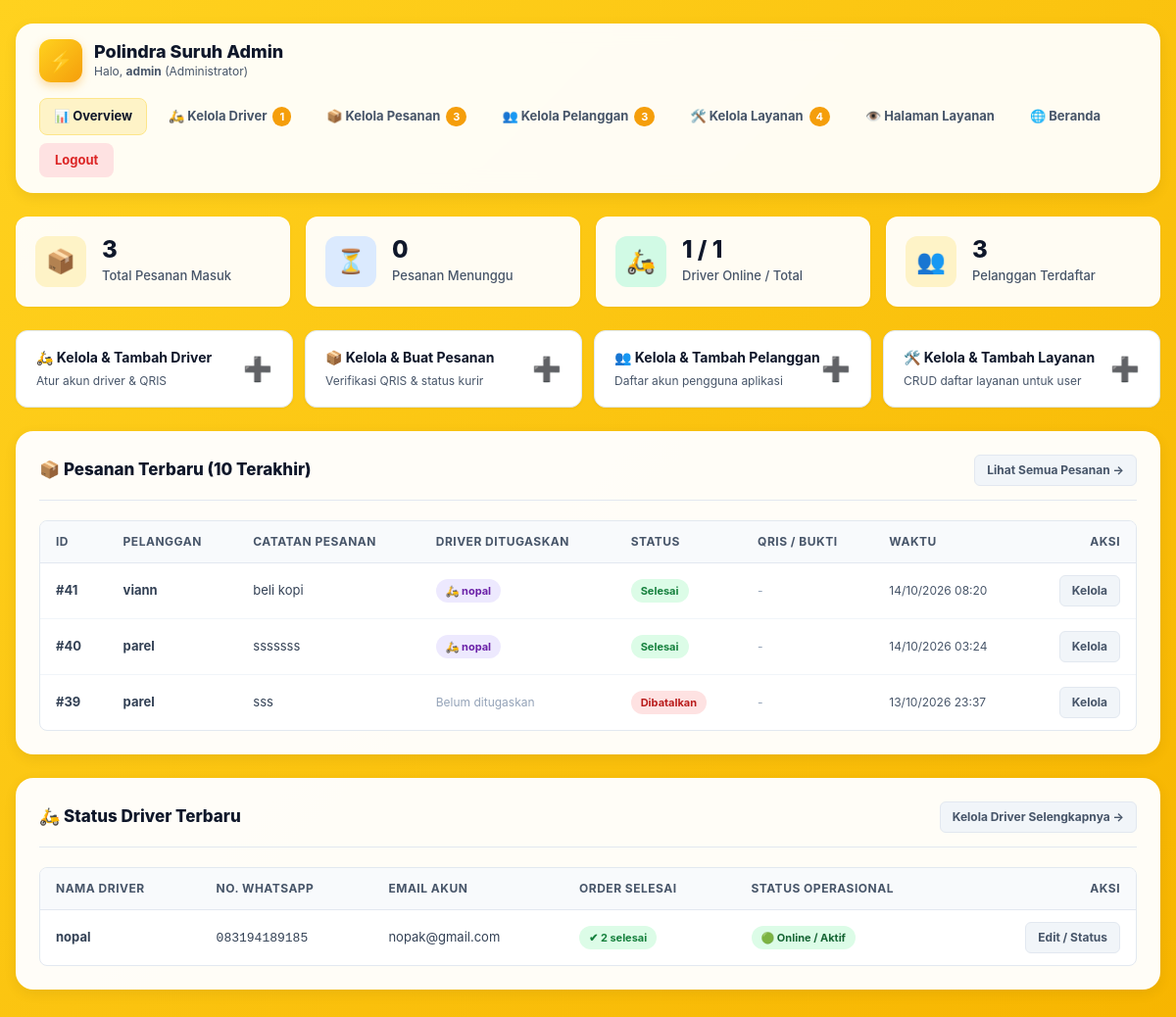
/admin/index.php (signed in), run on the app's committed database.
### tables this page shows
CREATE TABLE `pesanan` (
  `id` int NOT NULL,
  `user_id` int NOT NULL,
  `layanan` varchar(100) NOT NULL,
  `alamat` text NOT NULL,
  `origin_location` text,
  `origin_lat` decimal(10,8) DEFAULT NULL,
  `origin_lng` decimal(11,8) DEFAULT NULL,
  `destination_location` text,
  `destination_lat` decimal(10,8) DEFAULT NULL,
  `destination_lng` decimal(11,8) DEFAULT NULL,
  `distance_km` decimal(5,2) DEFAULT '0.00',
  `total_harga` decimal(10,2) DEFAULT '0.00',
  `snap_token` varchar(255) DEFAULT NULL,
  `payment_status` enum('pending','paid','failed','cod') NOT NULL DEFAULT 'pending',
  `catatan` text,
  `metode_bayar` enum('qris','cash') NOT NULL DEFAULT 'qris',
  `bukti_bayar` varchar(255) DEFAULT NULL,
  `qris_diverifikasi` tinyint(1) NOT NULL DEFAULT '0',
  `alasan_tolak_bayar` varchar(255) DEFAULT NULL,
  `waktu_bayar` datetime DEFAULT NULL,
  `status` enum('Menunggu','Menunggu Driver','Menunggu Persetujuan Driver','Menunggu Pembayaran','Diproses','Dalam Perjalanan','Selesai','Dibatalkan') NOT NULL DEFAULT 'Menunggu Driver',
  `created_at` timestamp NULL DEFAULT CURRENT_TIMESTAMP,
  `driver_id` int DEFAULT NULL
);

CREATE TABLE `users` (
  `id` int NOT NULL,
  `nama` varchar(100) NOT NULL,
  `username` varchar(50) NOT NULL,
  `email` varchar(100) NOT NULL,
  `password` varchar(255) NOT NULL,
  `role` enum('user','driver','admin') NOT NULL DEFAULT 'user',
  `created_at` timestamp NULL DEFAULT CURRENT_TIMESTAMP,
  `status_aktif` tinyint(1) NOT NULL DEFAULT '0'
);

CREATE TABLE `drivers` (
  `id` int NOT NULL,
  `user_id` int NOT NULL,
  `nama_driver` varchar(100) NOT NULL,
  `no_hp` varchar(20) DEFAULT NULL,
  `foto_qris` varchar(255) DEFAULT NULL,
  `status_aktif` tinyint(1) NOT NULL DEFAULT '0',
  `created_at` timestamp NULL DEFAULT CURRENT_TIMESTAMP
);

### admin/index.php (the view, shortened to what this page needs)
<?php
require_once '../koneksi.php';
$totalPesananAll      = (int) $pdo->query("SELECT COUNT(*) FROM pesanan")->fetchColumn();
$totalMenunggu        = (int) $pdo->query("SELECT COUNT(*) FROM pesanan WHERE status IN ('Menunggu', 'Menunggu Driver', 'Menunggu Persetujuan Driver')")->fetchColumn();
$totalMenungguBayar   = (int) $pdo->query("SELECT COUNT(*) FROM pesanan WHERE status = 'Menunggu Pembayaran'")->fetchColumn();
$totalDrivers  = (int) $pdo->query("SELECT COUNT(*) FROM drivers")->fetchColumn();
$driversOnline = (int) $pdo->query("SELECT COUNT(*) FROM drivers WHERE status_aktif = 1")->fetchColumn();
$totalUsers    = (int) $pdo->query("SELECT COUNT(*) FROM users WHERE role = 'user'")->fetchColumn();
$stmtPesananTerbaru = $pdo->query("
    SELECT
        p.id,
        p.catatan,
        p.status,
        p.bukti_bayar,
        p.qris_diverifikasi,
        p.created_at,
        u.nama  AS nama_pelanggan,
        ud.nama AS nama_driver
    FROM pesanan p
    INNER JOIN users u  ON p.user_id  = u.id
    LEFT  JOIN users ud ON p.driver_id = ud.id
    ORDER BY p.id DESC
    LIMIT 10
");
$pesananTerbaru = $stmtPesananTerbaru->fetchAll(PDO::FETCH_ASSOC);
$stmtDrivers = $pdo->query("
    SELECT
        d.id AS driver_id,
        d.nama_driver,
        d.no_hp,
        d.status_aktif,
        u.email,
        (SELECT COUNT(*) FROM pesanan WHERE driver_id = d.user_id AND status = 'Selesai') AS total_selesai
    FROM drivers d
    INNER JOIN users u ON d.user_id = u.id
    ORDER BY d.status_aktif DESC, d.id DESC
    LIMIT 6
");
$daftarDrivers = $stmtDrivers->fetchAll(PDO::FETCH_ASSOC);
?>
<!DOCTYPE html>
<html lang="id">
<head>
    <link rel="stylesheet" href="../assets/css/dashboard.css">
</head>
<body>
<div class="dashboard-container">
    <?php include '../includes/admin_navbar.php'; ?>
    <section class="stats-grid">
        <div class="stat-card">
            <div class="stat-icon primary">📦</div>
            <div class="stat-info">
                <div class="stat-val"><?= number_format($totalPesananAll) ?></div>
                <div class="stat-label">Total Pesanan Masuk</div>
            </div>
        </div>
        <div class="stat-card">
            <div class="stat-icon info">⏳</div>
            <div class="stat-info">
                <div class="stat-val"><?= number_format($totalMenunggu + $totalMenungguBayar) ?></div>
                <div class="stat-label">Pesanan Menunggu</div>
            </div>
        </div>
        <div class="stat-card">
            <div class="stat-icon success">🛵</div>
            <div class="stat-info">
                <div class="stat-val"><?= $driversOnline ?> / <?= $totalDrivers ?></div>
                <div class="stat-label">Driver Online / Total</div>
            </div>
        </div>
        <div class="stat-card">
            <div class="stat-icon primary">👥</div>
            <div class="stat-info">
                <div class="stat-val"><?= number_format($totalUsers) ?></div>
                <div class="stat-label">Pelanggan Terdaftar</div>
            </div>
        </div>
    </section>
    <div class="quick-actions">
        <a href="driver.php"  class="quick-action-card">
            <div><strong>🛵 Kelola & Tambah Driver</strong><span>Atur akun driver & QRIS</span></div>
            <div class="quick-action-icon">➕</div>
        </a>
        <a href="pesanan.php" class="quick-action-card">
            <div><strong>📦 Kelola & Buat Pesanan</strong><span>Verifikasi QRIS & status kurir</span></div>
            <div class="quick-action-icon">➕</div>
        </a>
        <a href="user.php"    class="quick-action-card">
            <div><strong>👥 Kelola & Tambah Pelanggan</strong><span>Daftar akun pengguna aplikasi</span></div>
            <div class="quick-action-icon">➕</div>
        </a>
        <a href="layanan.php" class="quick-action-card">
            <div><strong>🛠️ Kelola & Tambah Layanan</strong><span>CRUD daftar layanan untuk user</span></div>
            <div class="quick-action-icon">➕</div>
        </a>
    </div>
    <div class="dash-card">
        <div class="dash-card-header">
            <h2 class="dash-card-title">📦 Pesanan Terbaru (10 Terakhir)</h2>
            <div class="dash-card-actions">
                <a href="pesanan.php" class="btn btn-secondary btn-sm">Lihat Semua Pesanan &rarr;</a>
            </div>
        </div>
        <?php if (empty($pesananTerbaru)): ?>
            <p style="text-align:center;color:var(--dark-muted);padding:30px 0;">Belum ada riwayat pesanan.</p>
        <?php else: ?>
            <div class="table-responsive">
                <table class="dash-table">
                    <thead>
                        <tr>
                            <th>ID</th>
                            <th>Pelanggan</th>
                            <th>Catatan Pesanan</th>
                            <th>Driver Ditugaskan</th>
                            <th>Status</th>
                            <th>QRIS / Bukti</th>
                            <th>Waktu</th>
                            <th style="text-align:right;">Aksi</th>
                        </tr>
                    </thead>
                    <tbody>
                        <?php foreach ($pesananTerbaru as $p):
                            $statusClass = 'menunggu';
                            if ($p['status'] === 'Diproses')           $statusClass = 'proses';
                            elseif ($p['status'] === 'Dalam Perjalanan') $statusClass = 'antar';
                            elseif ($p['status'] === 'Selesai')          $statusClass = 'selesai';
                            elseif ($p['status'] === 'Dibatalkan')       $statusClass = 'batal';
                            elseif ($p['status'] === 'Menunggu Pembayaran') $statusClass = 'bayar';
                        ?>
                            <tr>
                                <td><strong>#<?= $p['id'] ?></strong></td>
                                <td><strong><?= htmlspecialchars($p['nama_pelanggan']) ?></strong></td>
                                <td style="max-width:180px;overflow:hidden;text-overflow:ellipsis;font-size:13px;"
                                    title="<?= htmlspecialchars($p['catatan'] ?? '') ?>">
                                    <?= htmlspecialchars(mb_strimwidth($p['catatan'] ?? '-', 0, 35, '...')) ?>
                                </td>
                                <td>
                                    <?php if (!empty($p['nama_driver'])): ?>
                                        <span class="status-pill proses">🛵 <?= htmlspecialchars($p['nama_driver']) ?></span>
                                    <?php else: ?>
                                        <span style="color:#94a3b8;font-size:12px;">Belum ditugaskan</span>
                                    <?php endif; ?>
                                </td>
                                <td>
                                    <span class="status-pill <?= $statusClass ?>"><?= htmlspecialchars($p['status']) ?></span>
                                </td>
                                <td>
                                    <?php if (!empty($p['bukti_bayar'])): ?>
                                        <?php if ((int)$p['qris_diverifikasi'] === 1): ?>
                                            <span class="status-pill selesai">✔ Terverifikasi</span>
                                        <?php elseif ((int)$p['qris_diverifikasi'] === 2): ?>
                                            <span class="status-pill batal">❌ Ditolak</span>
                                        <?php else: ?>
                                            <span class="status-pill menunggu">⏳ Cek Bukti</span>
                                        <?php endif; ?>
                                    <?php else: ?>
                                        <span style="color:#94a3b8;font-size:12px;">-</span>
                                    <?php endif; ?>
                                </td>
                                <td style="font-size:12px;color:var(--dark-muted);">
                                    <?= !empty($p['created_at']) ? date('d/m/Y H:i', strtotime($p['created_at'])) : '-' ?>
                                </td>
                                <td style="text-align:right;">
                                    <a href="pesanan.php" class="btn btn-secondary btn-sm">Kelola</a>
                                </td>
                            </tr>
                        <?php endforeach; ?>
                    </tbody>
                </table>
            </div>
        <?php endif; ?>
    </div>
    <div class="dash-card">
        <div class="dash-card-header">
            <h2 class="dash-card-title">🛵 Status Driver Terbaru</h2>
            <div class="dash-card-actions">
                <a href="driver.php" class="btn btn-secondary btn-sm">Kelola Driver Selengkapnya &rarr;</a>
            </div>
        </div>
        <div class="table-responsive">
            <table class="dash-table">
                <thead>
                    <tr>
                        <th>Nama Driver</th>
                        <th>No. WhatsApp</th>
                        <th>Email Akun</th>
                        <th>Order Selesai</th>
                        <th>Status Operasional</th>
                        <th style="text-align:right;">Aksi</th>
                    </tr>
                </thead>
                <tbody>
                    <?php foreach ($daftarDrivers as $d): ?>
                        <tr>
                            <td><strong><?= htmlspecialchars($d['nama_driver']) ?></strong></td>
                            <td><code><?= htmlspecialchars($d['no_hp']) ?></code></td>
                            <td><?= htmlspecialchars($d['email']) ?></td>
                            <td><span class="status-pill selesai">✔ <?= (int)$d['total_selesai'] ?> selesai</span></td>
                            <td>
                                <?php if ((int)$d['status_aktif'] === 1): ?>
                                    <span class="status-pill aktif">🟢 Online / Aktif</span>
                                <?php else: ?>
                                    <span class="status-pill nonaktif">⚪ Nonaktif / Offline</span>
                                <?php endif; ?>
                            </td>
                            <td style="text-align:right;">
                                <a href="driver.php" class="btn btn-secondary btn-sm">Edit / Status</a>
                            </td>
                        </tr>
                    <?php endforeach; ?>
                </tbody>
            </table>
        </div>
    </div>
</div>
</body>
</html>

### assets/css/dashboard.css (style rules this page uses)
:root { --primary: #f59e0b; --primary-dark: #d97706; --primary-light: #fef3c7; --primary-gradient: linear-gradient(135deg, #ffd21f 0%, #f59e0b 100%); --success: #10b981; --success-dark: #059669; --success-light: #d1fae5; --danger: #ef4444; --danger-dark: #dc2626; --danger-light: #fee2e2; --warning: #f59e0b; --warning-dark: #b45309; --warning-light: #fef3c7; --info: #3b82f6; --info-dark: #2563eb; --info-light: #dbeafe; --dark: #0f172a; --dark-muted: #475569; --gray-bg: #f8fafc; --card-bg: #ffffff; --border: #e2e8f0; --border-focus: #f59e0b; --radius-sm: 8px; --radius-md: 12px; --radius-lg: 18px; --radius-full: 9999px; --shadow-sm: 0 1px 3px rgba(0, 0, 0, 0.05); --shadow-md: 0 4px 14px rgba(0, 0, 0, 0.07); --shadow-lg: 0 10px 25px rgba(0, 0, 0, 0.1); }
* { box-sizing: border-box; margin: 0; padding: 0; }
body { font-family: -apple-system, BlinkMacSystemFont, "Segoe UI", Roboto, Helvetica, Arial, sans-serif; background: linear-gradient(135deg, #ffd21f 0%, #f7b500 100%); min-height: 100vh; color: var(--dark); padding: 24px 16px; line-height: 1.5; }
.dashboard-container { max-width: 1200px; margin: 0 auto; }
.stats-grid { display: grid; grid-template-columns: repeat(auto-fit, minmax(220px, 1fr)); gap: 16px; margin-bottom: 24px; }
.stat-card { background: rgba(255, 255, 255, 0.95); border-radius: var(--radius-md); padding: 20px; box-shadow: var(--shadow-sm); display: flex; align-items: center; gap: 16px; transition: transform 0.2s, box-shadow 0.2s; }
.stat-icon { width: 52px; height: 52px; border-radius: var(--radius-md); display: flex; align-items: center; justify-content: center; font-size: 24px; flex-shrink: 0; }
.stat-icon.primary { background: #fef3c7; color: #b45309; }
.stat-icon.success { background: #d1fae5; color: #047857; }
.stat-icon.info { background: #dbeafe; color: #1d4ed8; }
.stat-info .stat-val { font-size: 24px; font-weight: 800; color: var(--dark); line-height: 1.1; }
.stat-info .stat-label { font-size: 13px; color: var(--dark-muted); margin-top: 4px; font-weight: 500; }
.dash-card { background: rgba(255, 255, 255, 0.97); border-radius: var(--radius-lg); padding: 24px; margin-bottom: 24px; box-shadow: var(--shadow-md); }
.dash-card-header { display: flex; justify-content: space-between; align-items: center; flex-wrap: wrap; gap: 12px; margin-bottom: 20px; padding-bottom: 14px; border-bottom: 1px solid var(--border); }
.dash-card-title { font-size: 17px; font-weight: 800; color: var(--dark); display: flex; align-items: center; gap: 8px; }
.dash-card-actions { display: flex; align-items: center; gap: 10px; flex-wrap: wrap; }
.btn { display: inline-flex; align-items: center; justify-content: center; gap: 6px; padding: 10px 18px; border-radius: var(--radius-sm); font-size: 13px; font-weight: 700; cursor: pointer; border: none; text-decoration: none; transition: all 0.2s ease; }
.btn-secondary { background: #f1f5f9; color: var(--dark-muted); border: 1px solid var(--border); }
.btn-sm { padding: 6px 12px; font-size: 12px; border-radius: 6px; }
.table-responsive { width: 100%; overflow-x: auto; border-radius: var(--radius-sm); border: 1px solid var(--border); background: white; }
.dash-table { width: 100%; border-collapse: collapse; font-size: 13px; text-align: left; white-space: nowrap; }
.dash-table th { background: #f8fafc; color: #475569; font-weight: 700; padding: 12px 16px; border-bottom: 1px solid var(--border); font-size: 12px; text-transform: uppercase; letter-spacing: 0.5px; }
.dash-table td { padding: 12px 16px; border-bottom: 1px solid #f1f5f9; color: #334155; vertical-align: middle; }
.dash-table tr:last-child td { border-bottom: none; }
.status-pill { display: inline-flex; align-items: center; gap: 4px; padding: 4px 10px; border-radius: var(--radius-full); font-size: 11px; font-weight: 700; }
.status-pill.aktif { background: #dcfce7; color: #166534; }
.status-pill.proses { background: #ede9fe; color: #6b21a8; }
.status-pill.selesai { background: #dcfce7; color: #15803d; }
.status-pill.batal { background: #fee2e2; color: #b91c1c; }

### data on the page
pesanan: id "41", user.nama "viann", catatan "beli kopi", driver.nama "nopal", status "Selesai", created_at "14/10/2026 08:20"
pesanan: id "40", user.nama "parel", catatan "sssssss", driver.nama "nopal", status "Selesai", created_at "14/10/2026 03:24"
pesanan: id "39", user.nama "parel", catatan "sss", shows "Belum ditugaskan", status "Dibatalkan", created_at "13/10/2026 23:37"
drivers: nama_driver "nopal", no_hp "083194189185", user.email "nopak@gmail.com", total_selesai "2", status_aktif "🟢 Online / Aktif"

### other printed values
$_SESSION['nama'] "admin"
$_totalDrivers "1"
$_totalPesanan "3"
$_totalUsers "3"
$_totalLayanan "4"
$totalPesananAll "3"
$totalMenunggu + $totalMenungguBayar "0"
$driversOnline "1"
$totalDrivers "1"
$totalUsers "3"
